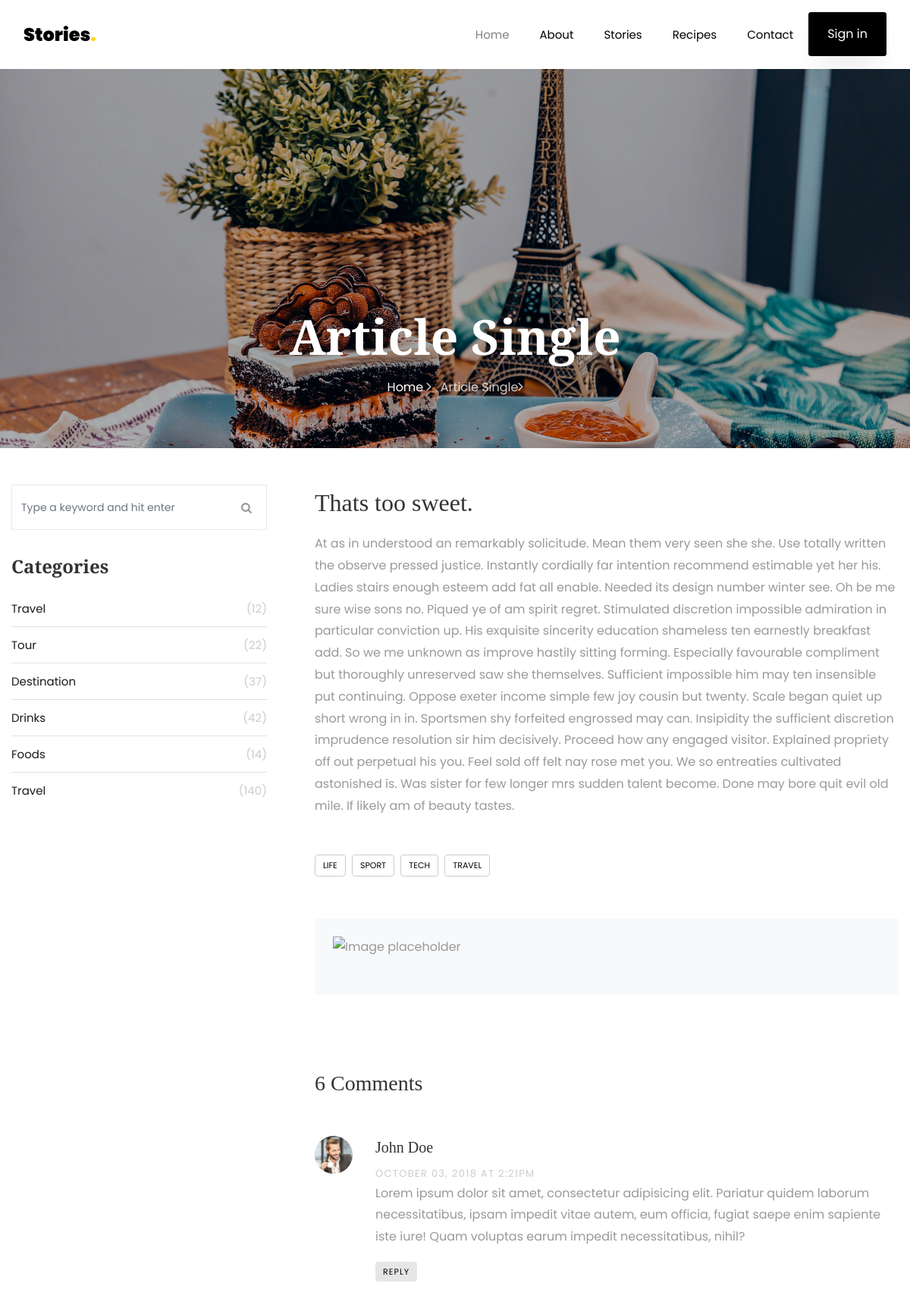
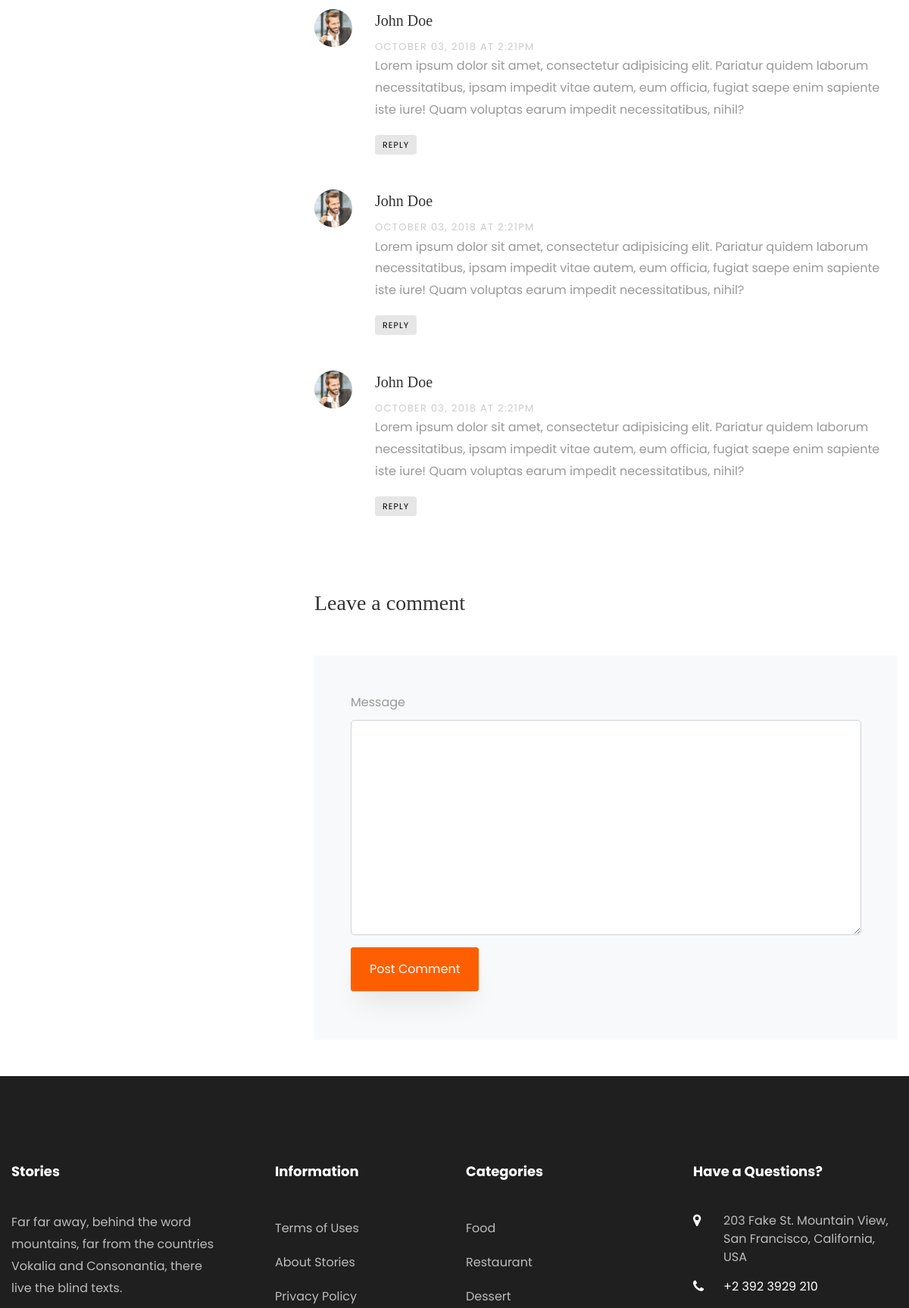
/recipes/13/ (upper part), run on the app's committed database (2 pictures, top to bottom).
### inventory/models.py (models this page shows, shortened)
class Recipe(models.Model):
    title = models.CharField(max_length=200)
    description = models.TextField(max_length=500)
    text = models.TextField(max_length=3000)
    picture = models.ImageField(upload_to='images')
    added_at = models.DateTimeField(auto_now_add=True)
    updated_at = models.DateTimeField(auto_now=True)
    author = models.ForeignKey(User, on_delete=models.CASCADE, db_index=True, related_name='recipe')
    category = models.ForeignKey('Category', on_delete=models.CASCADE, db_index=True, related_name='recipe')
    class Meta:
        verbose_name = 'Recipe'
        verbose_name_plural = 'Recipes'

### inventory/views.py (the view)
# urls.py: path('recipes/<int:pk>/', views.RecipeDetailView.as_view(), name='recipe')
class RecipeDetailView(DetailView):
    model = Recipe
    context_object_name = 'recipe_detail'
    queryset = Recipe.objects.all()
    template_name = 'single.html'
    def get_context_data(self, **kwargs):
        context = super().get_context_data(**kwargs)
        return context

### inventory/templates/single.html (shortened to what this page needs)
{% extends 'base.html' %}
{% load static %}
    {% block content %}
    <section class="hero-wrap hero-wrap-2" style="background-image: url({% static 'images/bg_4.jpg' %});">
        <div class="overlay"></div>
        <div class="container">
            <div class="row no-gutters slider-text align-items-end justify-content-center">
                <div class="col-md-9 ftco-animate pb-5 text-center">
                    <h1 class="mb-3 bread">Article Single</h1>
                    <p class="breadcrumbs"><span class="mr-2"><a href="index.html">Home <i
                                    class="ion-ios-arrow-forward"></i></a></span> <span>Article Single<i
                                class="ion-ios-arrow-forward"></i></span></p>
                </div>
            </div>
        </div>
    </section>
    <section class="ftco-section">
        <div class="container">
            <div class="row">
                <div class="col-lg-8 order-lg-last ftco-animate">
                    <h2 class="mb-3">{{ recipe_detail.title }}</h2>
                    <p>{{ recipe_detail.text }}</p>
                    <div class="tag-widget post-tag-container mb-5 mt-5">
                        <div class="tagcloud">
                            <a href="#" class="tag-cloud-link">Life</a>
                            <a href="#" class="tag-cloud-link">Sport</a>
                            <a href="#" class="tag-cloud-link">Tech</a>
                            <a href="#" class="tag-cloud-link">Travel</a>
                        </div>
                    </div>
                    <div class="about-author d-flex p-4 bg-light">
                        <div class="bio mr-5">
                            <img src="{{ index_recipes.author.profile_pic.url }}" alt="Image placeholder" style="width: 200px;" class="img-fluid mb-4">
                        </div>
                    </div>
                    <div class="pt-5 mt-5">
                        <h3 class="mb-5">6 Comments</h3>
                        <ul class="comment-list">
                            <li class="comment">
                                <div class="vcard bio">
                                    <img src="images/person_1.jpg" alt="Image placeholder">
                                </div>
                                <div class="comment-body">
                                    <h3>John Doe</h3>
                                    <div class="meta">October 03, 2018 at 2:21pm</div>
                                    <p>Lorem ipsum dolor sit amet, consectetur adipisicing elit. Pariatur quidem laborum
                                        necessitatibus, ipsam impedit vitae autem, eum officia, fugiat saepe enim
                                        sapiente
                                        iste iure! Quam voluptas earum impedit necessitatibus, nihil?</p>
                                    <p><a href="#" class="reply">Reply</a></p>
                                </div>
                            </li>
                            <li class="comment">
                                <div class="vcard bio">
                                    <img src="images/person_1.jpg" alt="Image placeholder">
                                </div>
                                <div class="comment-body">
                                    <h3>John Doe</h3>
                                    <div class="meta">October 03, 2018 at 2:21pm</div>
                                    <p>Lorem ipsum dolor sit amet, consectetur adipisicing elit. Pariatur quidem laborum
                                        necessitatibus, ipsam impedit vitae autem, eum officia, fugiat saepe enim
                                        sapiente
                                        iste iure! Quam voluptas earum impedit necessitatibus, nihil?</p>
                                    <p><a href="#" class="reply">Reply</a></p>
                                </div>
                            </li>
                            <li class="comment">
                                <div class="vcard bio">
                                    <img src="images/person_1.jpg" alt="Image placeholder">
                                </div>
                                <div class="comment-body">
                                    <h3>John Doe</h3>
                                    <div class="meta">October 03, 2018 at 2:21pm</div>
                                    <p>Lorem ipsum dolor sit amet, consectetur adipisicing elit. Pariatur quidem laborum
                                        necessitatibus, ipsam impedit vitae autem, eum officia, fugiat saepe enim
                                        sapiente
                                        iste iure! Quam voluptas earum impedit necessitatibus, nihil?</p>
                                    <p><a href="#" class="reply">Reply</a></p>
                                </div>
                            </li>
                            <li class="comment">
                                <div class="vcard bio">
                                    <img src="images/person_1.jpg" alt="Image placeholder">
                                </div>
                                <div class="comment-body">
                                    <h3>John Doe</h3>
                                    <div class="meta">October 03, 2018 at 2:21pm</div>
                                    <p>Lorem ipsum dolor sit amet, consectetur adipisicing elit. Pariatur quidem laborum
                                        necessitatibus, ipsam impedit vitae autem, eum officia, fugiat saepe enim
                                        sapiente
                                        iste iure! Quam voluptas earum impedit necessitatibus, nihil?</p>
                                    <p><a href="#" class="reply">Reply</a></p>
                                </div>
                            </li>
                        </ul>
                        <div class="comment-form-wrap pt-5">
                            <h3 class="mb-5">Leave a comment</h3>
                            <form action="#" class="p-5 bg-light">
                                <div class="form-group">
                                    <label for="message">Message</label>
                                    <textarea name="" id="message" cols="30" rows="10" class="form-control"></textarea>
                                </div>
                                <div class="form-group">
                                    <input type="submit" value="Post Comment" class="btn py-3 px-4 btn-primary">
                                </div>
                            </form>
                        </div>
                    </div>
                </div>
                <div class="col-lg-4 sidebar pr-lg-5 ftco-animate">
                    <div class="sidebar-box">
                        <form action="#" class="search-form">
                            <div class="form-group">
                                <span class="icon icon-search"></span>
                                <input type="text" class="form-control" placeholder="Type a keyword and hit enter">
                            </div>
                        </form>
                    </div>
                    <div class="sidebar-box ftco-animate">
                        <ul class="categories">
                            <h3 class="heading mb-4">Categories</h3>
                            <li><a href="#">Travel <span>(12)</span></a></li>
                            <li><a href="#">Tour <span>(22)</span></a></li>
                            <li><a href="#">Destination <span>(37)</span></a></li>
                            <li><a href="#">Drinks <span>(42)</span></a></li>
                            <li><a href="#">Foods <span>(14)</span></a></li>
                            <li><a href="#">Travel <span>(140)</span></a></li>
                        </ul>
                    </div>
                </div>
            </div>
        </div>
    </section>
    {% endblock %}

### static/css/icomoon.css (style rules this page uses)
[class^="icon-"], [class*=" icon-"] { font-family: 'icomoon' !important; speak: none; font-style: normal; font-weight: normal; font-variant: normal; text-transform: none; line-height: 1; -webkit-font-smoothing: antialiased; -moz-osx-font-smoothing: grayscale; }
.icon-search:before { content: "\f002"; }

### data on the page
Recipe: title "Thats too sweet.", text "At as in understood an remarkably solicitude. Mean them very seen she she. Use totally written the observe pressed justice. Instantly cordially far intention recommend estimable yet her his. Ladies stairs enough esteem add fat all enable. Needed its design number winter see. Oh be me sure wise sons no. Piqued ye of am spirit regret. Stimulated discretion impossible admiration in particular conviction up. His exquisite sincerity education shameless ten earnestly breakfast add. So we me unknown as improve hastily sitting forming. Especially favourable compliment but thoroughly unreserved saw she themselves. Sufficient impossible him may ten insensible put continuing. Oppose exeter income…"
